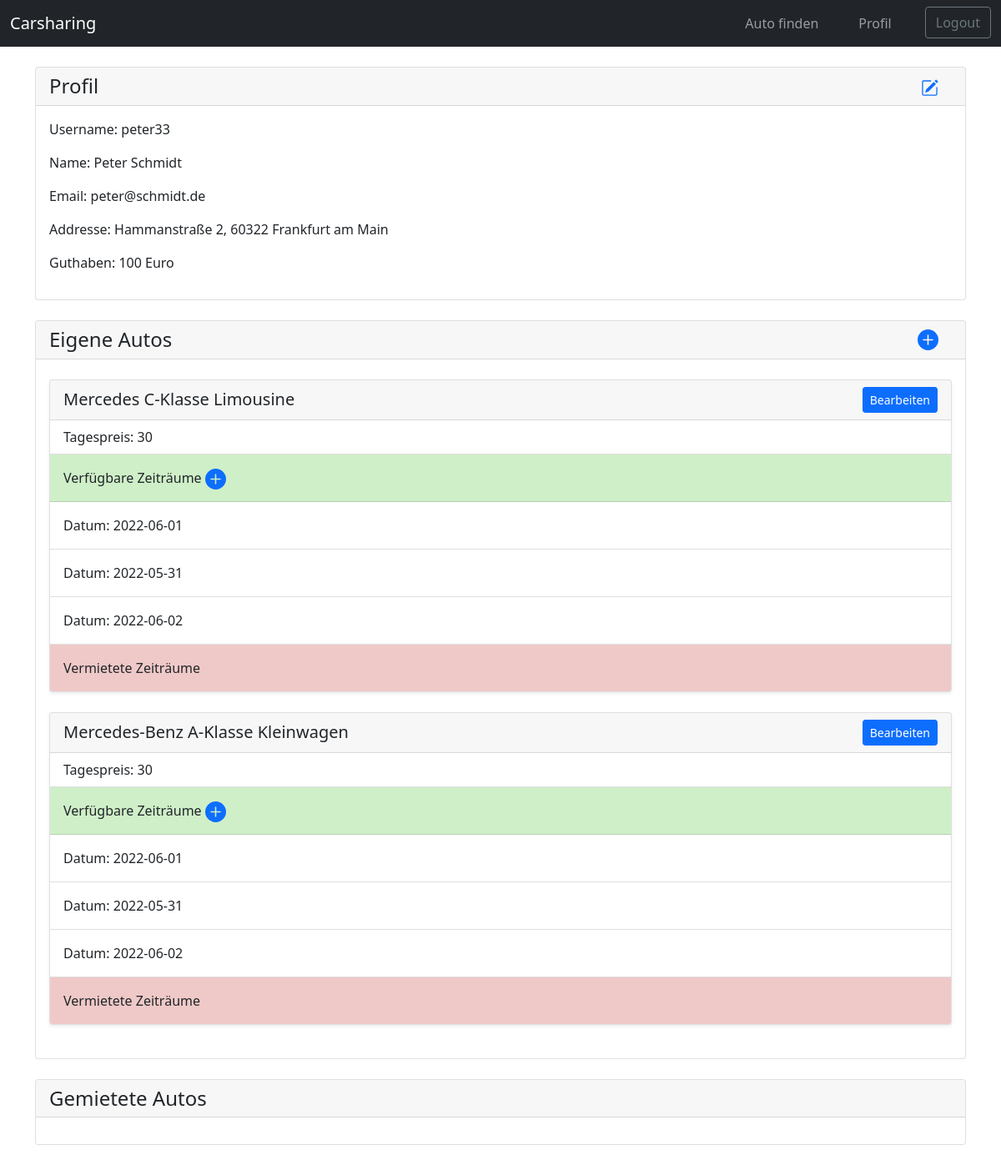
The page /profile (signed in) on the database its author committed.
### tables this page shows
CREATE TABLE User(
        UserID INTEGER NOT NULL PRIMARY KEY AUTOINCREMENT,
        Benutzername TEXT, 
        Vorname TEXT, 
        Nachname TEXT, 
        Email TEXT, 
        Passwort TEXT, 
        Guthaben INT, 
        Adresse INT,
        FOREIGN KEY(Adresse) REFERENCES Adresse(AdressID)
        );

CREATE TABLE Adresse(
        AdressID INTEGER NOT NULL PRIMARY KEY AUTOINCREMENT, 
        Straße TEXT, 
        Hausnummer INT, 
        Ort TEXT, 
        Postleitzahl TEXT
        );

CREATE TABLE Autos(
        AutoID INTEGER NOT NULL PRIMARY KEY AUTOINCREMENT, 
        Hersteller TEXT, 
        Modell TEXT, 
        Fahrzeugtyp TEXT,
        PreisProTag INT
        );

CREATE TABLE Verfuegbar(
        Auto INT,
        Datum DATE,
        FOREIGN KEY(Auto) REFERENCES Autos(AutoID)
        );

### app.py (the view, shortened to what this page needs)
@app.route("/profile", methods = ["GET", "POST"])
def profile():
    email = None
    username = None
    firstName = None
    lastName = None
    addressID = None
    street = None
    houseNum = None
    city = None
    postalCode = None
    credit = None
    password = None
    rented = []
    periods = []
    if request.method == "GET":
        if session.get("UserID") is None:
            with sqlite3.connect("database.sqlite") as con:
                cur = con.cursor()
                cur.fetchall()
            return redirect(url_for("login"))
        else:
            with sqlite3.connect("database.sqlite") as con:
                cur = con.cursor()
                userID = session["UserID"]
                email = cur.execute("SELECT Email from User WHERE UserID=(?)", [(userID)]).fetchone()[0]
                username =cur.execute("SELECT Benutzername from User WHERE UserID=(?)", [(userID)]).fetchone()[0]
                firstName = cur.execute("SELECT Vorname from User WHERE UserID=(?)", [(userID)]).fetchone()[0]
                lastName = cur.execute("SELECT Nachname from User WHERE UserID=(?)", [(userID)]).fetchone()[0]
                password = cur.execute("SELECT Passwort from User WHERE UserID=(?)", [(userID)]).fetchone()[0]
                addressID = cur.execute("SELECT Adresse from User WHERE UserID=(?)", [(userID)]).fetchone()[0]
                street = cur.execute("SELECT Straße from Adresse WHERE AdressID=(?)", [(addressID)]).fetchone()[0]
                houseNum = cur.execute("SELECT Hausnummer from Adresse WHERE AdressID=(?)", [(addressID)]).fetchone()[0]
                city = cur.execute("SELECT Ort from Adresse WHERE AdressID=(?)", [(addressID)]).fetchone()[0]
                postalCode = cur.execute("SELECT Postleitzahl from Adresse WHERE AdressID=(?)", [(addressID)]).fetchone()[0]
                credit = cur.execute("SELECT Guthaben from User WHERE UserID=(?)", [(userID)]).fetchone()[0]
                print(periods)
            con.commit()
            with sqlite3.connect("database.sqlite") as con:
                cur = con.cursor()
                userID = session["UserID"]
                cars = cur.execute("SELECT AutoID, Hersteller, Modell, Fahrzeugtyp, PreisProTag FROM User LEFT JOIN Autobesitzer ON User.UserID = Autobesitzer.User LEFT JOIN Autos ON Autobesitzer.Auto = Autos.AutoID WHERE UserID=(?)", [(userID)]).fetchall()
                all_dates = []
                all_rented = []
                for car in cars:
                    dates = cur.execute("SELECT Datum From Verfuegbar WHERE Auto=(?)", [(car[0])]).fetchall()
                    all_dates.append(dates)
                    rented = cur.execute("SELECT Startdatum, Enddatum FROM Mietauftrag WHERE Auto=(?)", [(car[0])]).fetchall()
                    all_rented.append(rented)
    print(cars[0][0])
    return render_template("profile.html", email = email, username = username, firstName = firstName, lastName = lastName, street = street, houseNum = houseNum, city = city, postalCode = postalCode, credit = credit, password = password, cars = cars, rentCars = [], rented = rented, periods = periods, all_dates = all_dates, all_rented = all_rented)

### templates/profile.html (shortened to what this page needs)
<!DOCTYPE html>
<html lang="en">
    <head>
        <link rel="stylesheet" href="/static/styles/index.css">
        <link rel="stylesheet" href="/static/styles/profile.css">
        <link href="https://cdn.jsdelivr.net/npm/bootstrap@5.1.3/dist/css/bootstrap.min.css" rel="stylesheet">
    </head>
    <body>
        <nav class="navbar navbar-expand-sm sticky-top bg-dark navbar-dark">
            <div class="container-fluid">
                <a class="navbar-brand" href="#">Carsharing</a>
                <div class="collapse navbar-collapse" id="collapsibleNavbar">
                    <ul class="navbar-nav ms-auto">
                        <li class="nav-item">
                            <a class="nav-link" href="{{ url_for("findCar") }}">Auto finden</a>
                        </li>
                        <li class="nav-item">
                            <a class="nav-link" href="{{ url_for("profile") }}">Profil</a>
                        </li>
                        <a href="{{ url_for("logout") }}"><button class="btn btn-outline-secondary my-2 my-sm-0" type="submit">Logout</button></a>
                    </ul>
                </div>
            </div>
        </nav>
        <div class="container" >
            <div class="card mt-4">
                <h4 class="card-header text-center d-flex justify-content-between align-items-center">
                    Profil
                    <a href="#" style="cursor: pointer;">
                    </a>
                </h4>
                <div class="card-body">
                    <p>Username: {{ username }}</p>
                    <p>Name: {{ firstName }} {{ lastName }}</p>
                    <p>Email: {{ email }}</p>
                    <p>Addresse: {{ street }} {{ houseNum }}, {{ postalCode }} {{ city }} </p>
                    <p>Guthaben: {{ credit }} Euro</p>
                </div>
            </div>
            <div class="card mt-4 mb-4">
                <h4 class="card-header text-center d-flex justify-content-between align-items-center">
                    Eigene Autos
                </h4>
                <div class="card-body">
                    {% for car in cars %}
                        {% if cars[0][0] != None %}
                            <div class="card shadow-sm mt-2 mb-4">
                                <h5 class="card-header text-center d-flex justify-content-between align-items-center">
                                    {{car[1]}} {{car[2]}} {{car[3]}}
                                    <button type="button" data-bs-toggle="modal" data-bs-target="#edit{{ car[0] }}" data-id="{{ car[0] }}" class="btn btn-sm btn-primary"> Bearbeiten </button>
                                </h5>
                                <ul class="list-group list-group-flush">
                                    <li class="list-group-item">Tagespreis: {{car[4]}}</li>
                                    <li class="list-group-item" style="background-color: #CFEFC8">
                                        <label for="period" class="mt-2 mb-2">Verfügbare Zeiträume</label>
                                        <svg xmlns="http://www.w3.org/2000/svg"  data-bs-toggle="modal" data-bs-target="#timeframes{{ car[0] }}" data-id="{{ car[0] }}"style="margin-right: 1rem;" type="button" width="25" height="25" fill="#0d6efd" class=" bi bi-plus-circle-fill mr-5" viewBox="0 0 16 16">
                                            <path d="M16 8A8 8 0 1 1 0 8a8 8 0 0 1 16 0zM8.5 4.5a.5.5 0 0 0-1 0v3h-3a.5.5 0 0 0 0 1h3v3a.5.5 0 0 0 1 0v-3h3a.5.5 0 0 0 0-1h-3v-3z"/>
                                        </svg>
                                    </li>
                                    {% for date in all_dates[0] %}
                                        {% if date != None %}
                                            <li for="period" class="list-group-item">
                                                <label class="mt-2 mb-2">Datum: {{date[0]}}</label>
                                            </li>
                                        {% endif %}
                                    {% endfor %}
                                    <li class="list-group-item" style="background-color: #EFC9C8">
                                        <label for="period" class="mt-2 mb-2">Vermietete Zeiträume</label>
                                    </li>
                                </ul>
                            </div>
                        {% endif %}
                    {% endfor %}
                </div>
            </div>
            <div class="card mt-4 mb-4">
                <h4 class="card-header text-center d-flex justify-content-between align-items-center">
                    Gemietete Autos
                </h4>
                <div class="card-body">
                </div>
            </div>
        </div>
    </body>
</html>

### static/styles/index.css (style rules this page uses)
nav ul li { padding-right: 2rem; }

### rows shown on the page
User: Benutzername "peter33", Vorname "Peter", Nachname "Schmidt", Email "peter@schmidt.de"
Adresse: Straße "Hammanstraße", Postleitzahl "60322", Ort "Frankfurt am Main"
Autos: Hersteller "Mercedes", Modell "C-Klasse", Fahrzeugtyp "Limousine", PreisProTag "30", {{ car[0] }} 2 (drawn)
Verfuegbar: Datum "2022-06-01"
Verfuegbar: Datum "2022-05-31"
Verfuegbar: Datum "2022-06-02"
Autos: Hersteller "Mercedes-Benz", Modell "A-Klasse", Fahrzeugtyp "Kleinwagen", PreisProTag "30"

### other values the page prints
{{ houseNum }} "2"
{{ credit }} "100"
